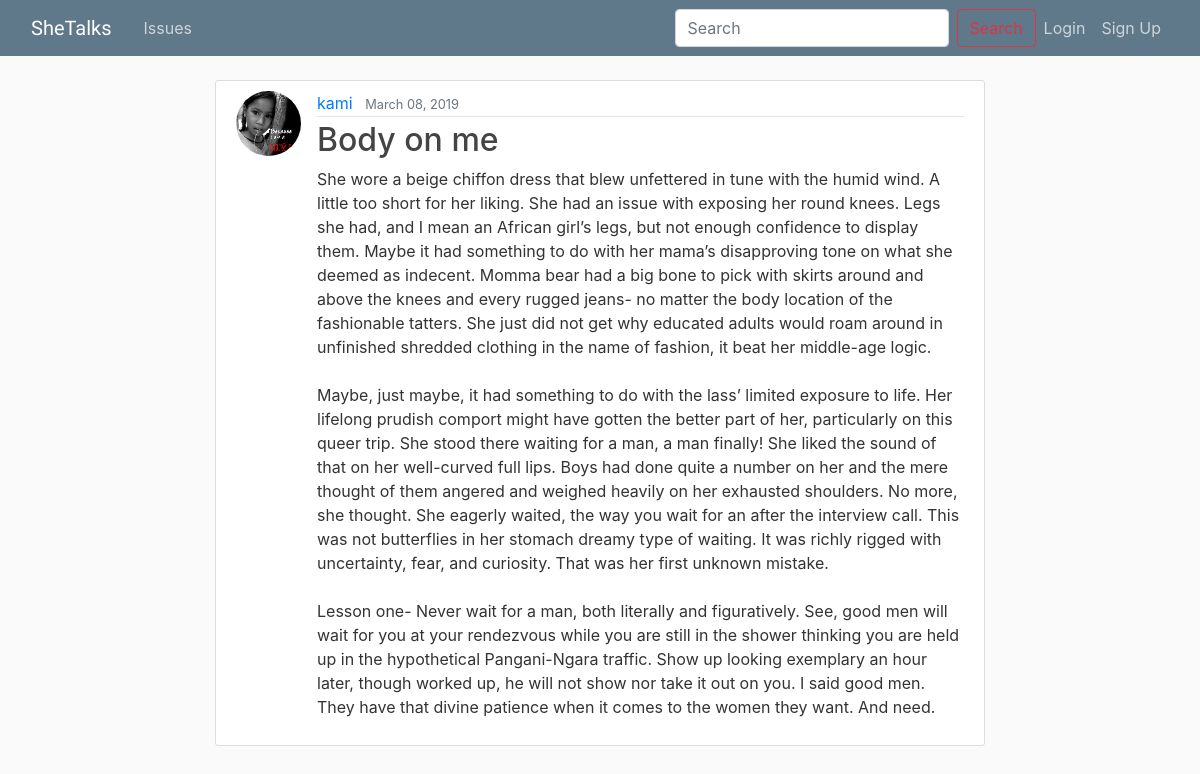
Page /user/kami/ on the committed database.
### girlapp/models.py (models this page shows, shortened)
class Issue(models.Model):
    title = models.CharField(max_length=30)
    content = models.TextField()
    created = models.DateTimeField(default=timezone.now)
    user = models.ForeignKey(User, on_delete=models.CASCADE)

### usersapp/models.py (models this page shows, shortened)
class Profile(models.Model):
    user = models.OneToOneField(User, on_delete=models.CASCADE)
    image = models.ImageField(default='default.jpg', upload_to='profile_pics')
    bio = models.CharField(max_length=100)

### girlapp/views.py (the view)
# urls.py: path('user/<str:username>/', UserIssueListView.as_view(), name='user-issues'),
class UserIssueListView(ListView):
	model = Issue
	template_name = 'girlapp/user_issues.html'
	context_object_name = 'issues'
	paginate_by = 7
	def get_queryset(self):
		user = get_object_or_404(User, username=self.kwargs.get('username'))
		return Issue.objects.filter(user=user).order_by('-created')

### girlapp/templates/girlapp/user_issues.html (shortened to what this page needs)
{% extends 'girlapp/base.html' %}
{% block body %}
    <div class="row">
    <div class="col-sm-2"></div>
    <div class="col-sm-8">
{% if issues %}
    {% for issue in issues %}
        <article class="media content-section">
        <img class="rounded-circle article-img" src="{{ issue.user.profile.image.url }}" alt="">
          <div class="media-body">
            <div class="article-metadata">
              <a class="mr-2" href="{% url 'girlapp:user-issues' issue.user.username %}">{{ issue.user }}</a>
              <small class="text-muted">{{ issue.created|date:"F d, Y" }}</small>
            </div>
            <h2><a class="article-title" href="{% url 'girlapp:issue-detail' issue.id %}">{{ issue.title }}</a></h2>
            <p class="article-content">{{ issue.content }}</p>
          </div>
        </article>
    {% endfor %}
{% endif %}
    </div>
    </div>
{% endblock %}

### girlapp/static/girlapp/css/main.css (style rules this page uses)
body { background: #fafafa; color: #333333; margin-top: 5rem; }
h1, h2, h3, h4, h5, h6 { color: #444444; }
.content-section { background: #ffffff; padding: 10px 20px; border: 1px solid #dddddd; border-radius: 3px; margin-bottom: 20px; }
.article-title { color: #444444; }
.article-content { white-space: pre-line; }
.article-img { height: 65px; width: 65px; margin-right: 16px; }
.article-metadata { padding-bottom: 1px; margin-bottom: 4px; border-bottom: 1px solid #e3e3e3 }

### rows in the picture
Issue: user.profile.image (placeholder picture), user "kami", created "March 08, 2019", title "Body on me", content "She wore a beige chiffon dress that blew unfettered in tune with the humid wind. A little too short for her liking. She had an issue with exposing her round knees. Legs she had, and I mean an African girl’s legs, but not enough confidence to display them. Maybe it had something to do with her mama’s disapproving tone on what she deemed as indecent. Momma bear had a big bone to pick with skirts around and above the knees and every rugged jeans- no matter the body location of the fashionable tatters. She just did not get why educated adults would roam around in unfinished shredded clothing in the name of fashion, it beat her middle-age logic. Maybe, just maybe, it had something to do with the…"
